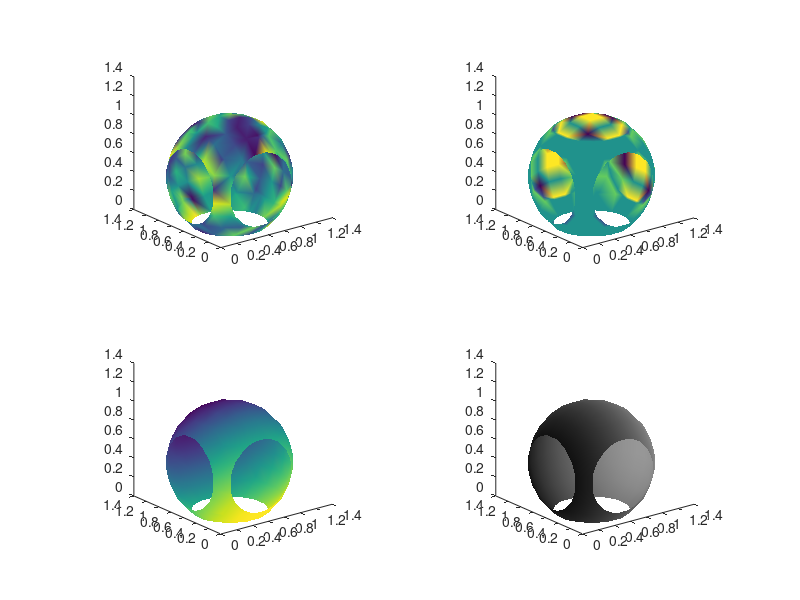

MATLAB code for this plot:
function isocolors_isofinish_isosurface_demonstrations
N = 15;   # Increase number of vertices in each direction
iso = .4;  # Change isovalue to .1 to display a sphere
lin = linspace (0, 2, N);
[x, y, z] = meshgrid (lin, lin, lin);
c = abs ((x-.5).^2 + (y-.5).^2 + (z-.5).^2);
figure (); # Open another figure window

subplot (2,2,1); view (-38, 20);
[f, v] = isosurface (x, y, z, c, iso);
p = patch ("Faces", f, "Vertices", v, "EdgeColor", "none");
cdat = rand (size (c));       # Compute random patch color data
isocolors (x, y, z, cdat, p); # Directly set colors of patch
isofinish (p);                # Call user function isofinish

subplot (2,2,2); view (-38, 20);
p = patch ("Faces", f, "Vertices", v, "EdgeColor", "none");
[r, g, b] = meshgrid (lin, 2-lin, 2-lin);
cdat = isocolors (x, y, z, c, v); # Compute color data vertices
set (p, "FaceVertexCData", cdat); # Set color data manually
isofinish (p);

subplot (2,2,3); view (-38, 20);
p = patch ("Faces", f, "Vertices", v, "EdgeColor", "none");
cdat = isocolors (r, g, b, c, p); # Compute color data patch
set (p, "FaceVertexCData", cdat); # Set color data manually
isofinish (p);

subplot (2,2,4); view (-38, 20);
p = patch ("Faces", f, "Vertices", v, "EdgeColor", "none");
r = g = b = repmat ([1:N] / N, [N, 1, N]); # Black to white
cdat = isocolors (x, y, z, r, g, b, v);
set (p, "FaceVertexCData", cdat);
isofinish (p);
endfunction

function isofinish(p)
  set (gca, "PlotBoxAspectRatioMode", "manual", ...
            "PlotBoxAspectRatio", [1 1 1]);
  set (p, "FaceColor", "interp");
  ## set (p, "FaceLighting", "flat");
  ## light ("Position", [1 1 5]);  # Available with JHandles
endfunction
